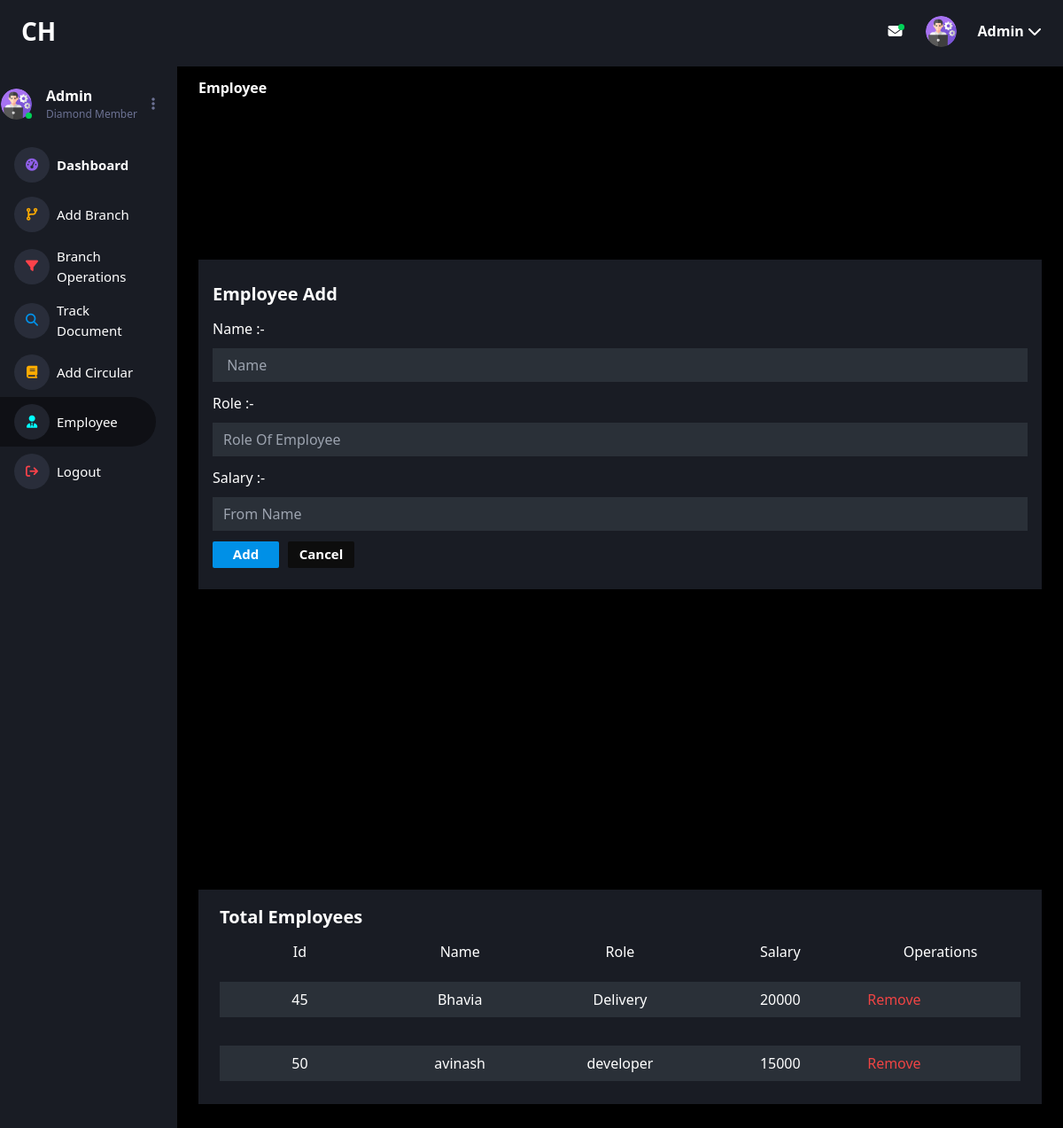
Page /components/admin_employee.php on the committed database.
### tables this page shows
CREATE TABLE `admin_employee` (
  `ae_id` int(11) NOT NULL,
  `ae_name` varchar(200) NOT NULL,
  `ae_role` varchar(200) NOT NULL,
  `ae_salary` int(200) NOT NULL
);

### controller/select_admin_employee.php (called while the page is built)
<?php
include '../connection/conn.php';
$query = "SELECT * FROM `admin_employee`";
$select = mysqli_query($con, $query);
?>

### components/admin_employee.php (the view, shortened to what this page needs)
<?php include('../Html/html_start.php'); ?>
<link rel="stylesheet" href="../Assets/Css/branch_dashboard.css">
<nav class="flex items-center fixed w-full">
    <div class="h-[70px] w-full bg-[#191c24] flex items-center px-6">
        <div class="flex justify-start items-center w-full">
            <span class="text-[28px] text-white font-semibold">CH</span>
        </div>
        <div class="flex justify-end w-full items-center space-x-6">
            <span><i class="fa-solid fa-envelope text-white h-[16px] w-[18px] envelopnoti"></i></span>
            <span class="h-[35px] w-[35px] rounded-full" id="profile">
                <img src="../Assets/Images/admin.png" alt="profilepage" class="rounded-full cursor-pointer" />
            </span>
            <span class="flex font-semibold text-white hidden lg:block cursor-pointer" id="profilestring">
                Admin
                <span><i class="fa-solid fa-chevron-down"></i></span>
            </span>
        </div>
    </div>
</nav>
<div class="lg:flex lg:items-start bg-[#191c24]">
    <div class="hidden lg:block lg:w-1/5 lg:grid lg:justify-center">
        <div class="grid items-center">
            <div class="grid items-center h-full bg-[#191c24]  justify-center pr-6 ">
                <div class="flex items-center  justify-center space-x-4   pt-[80px]">
                    <div class="flex items-center imagenoti">
                        <img src="../Assets/Images/admin.png" alt="" class="h-[35px] w-[35px] rounded-full ">
                    </div>
                    <div class="grid justify-center items-center py-4">
                        <span class="text-[16px] font-semibold text-white">Admin</span>
                        <span class="text-[12px] text-[#6C7293]">Diamond Member</span>
                    </div>
                    <div>
                        <span><i class="fa-solid fa-ellipsis-vertical text-[#6C7293]"></i></span>
                    </div>
                </div>
                <div class="grid items-start py-1">
                    <a href="../Dashboard/admin_dashboard.php" class="flex">
                        <div class="flex items-center w-full space-x-2 py-2 rounded-r-full px-4">
                            <div class="flex justify-center p-[20px] items-center h-[31px] w-[31px] bg-[rgba(108,114,147,0.2)] rounded-full">
                                <i class="fa-solid fa-gauge-high fa-sm text-[#8f5fe8] text-center"></i>
                            </div>
                            <div class="flex items-center">
                                <span class="text-white font-semibold text-[15px]">Dashboard</span>
                            </div>
                        </div>
                    </a>
                    <a href="../components/admin_addbranch.php" class="flex">
                        <div class="flex items-center w-full space-x-2 py-2 rounded-r-full px-4">
                            <div class="flex justify-center p-[20px]  items-center  h-[31px] w-[31px] bg-[rgba(108,114,147,0.2)] rounded-full">
                                <i class="fa-solid fa-code-branch fa-sm text-[#ffab00]  "></i>
                            </div>
                            <div class="flex items-center">
                                <span class="text-white text-[15px] text-[#6C7293]">Add Branch</span>
                            </div>
                        </div>
                    </a>
                    <a href="../components/admin_branchoperations.php" class="flex">
                        <div class="flex items-center w-full space-x-2  py-2 rounded-r-full px-4">
                            <div class="flex justify-center p-[20px] items-center h-[31px] w-[31px] bg-[rgba(108,114,147,0.2)] rounded-full">
                                <i class="fa-solid fa-filter fa-sm text-[#fc424a] text-center"></i>
                            </div>
                            <div class="flex items-center">
                                <span class="text-white  text-[15px]">Branch Operations</span>
                            </div>
                        </div>
                    </a>
                    <a href="../components/admin_trackdocument.php" class="flex">
                        <div class="flex items-center w-full space-x-2  py-2 rounded-r-full px-4">
                            <div class="flex justify-center p-[20px] items-center h-[31px] w-[31px] bg-[rgba(108,114,147,0.2)] rounded-full">
                                <i class="fa-solid fa-magnifying-glass fa-sm text-[#0090e7] text-center"></i>
                            </div>
                            <div class="flex items-center">
                                <span class="text-white  text-[15px]">Track Document</span>
                            </div>
                        </div>
                    </a>
                    <a href="../components/admin_addcircular.php" class="flex">
                        <div class="flex items-center w-full space-x-2  py-2 rounded-r-full px-4">
                            <div class="flex justify-center p-[20px] items-center h-[31px] w-[31px] bg-[rgba(108,114,147,0.2)] rounded-full">
                                <i class="fa-solid fa-book fa-sm text-[#ffab00] text-center"></i>
                            </div>
                            <div class="flex items-center">
                                <span class="text-white  text-[15px]">Add Circular</span>
                            </div>
                        </div>
                    </a>
                    <a href="../components/admin_employee.php" class="flex">
                        <div class="flex items-center w-full space-x-2 bg-[#0F1015]  py-2 rounded-r-full px-4">
                            <div class="flex justify-center p-[20px] items-center h-[31px] w-[31px] bg-[rgba(108,114,147,0.2)] rounded-full">
                                <i class="fa-solid fa-user-tie fa-sm text-[#00ffff] text-center"></i>
                            </div>
                            <div class="flex items-center">
                                <span class="text-white  text-[15px]">Employee</span>
                            </div>
                        </div>
                    </a>
                    <a href="../index.php" class="flex">
                        <div class="flex items-center w-full space-x-2  py-2 rounded-r-full px-4">
                            <div class="flex justify-center p-[20px] items-center h-[31px] w-[31px] bg-[rgba(108,114,147,0.2)] rounded-full">
                                <i class="fa-solid fa-arrow-right-from-bracket fa-sm text-[#fc424a] text-center"></i>
                            </div>
                            <div class="flex items-center">
                                <span class="text-white  text-[15px]">Logout</span>
                            </div>
                        </div>
                    </a>
                </div>
            </div>
        </div>
    </div>
    <div class="w-4/5 w-full grid items-center  pt-[75px]">
        <div class="bg-[#000000]  grid items-center px-6 py-3 ">
            <p class="text-white font-semibold">Employee</p>
            <div class="grid items-center h-screen xl:grid-cols-2 xl:py-3 xl:gap-6 xl:items-start">
                <form action="../controller/insert_admin_employee.php" method="post">
                    <div class="grid items-center my-6 px-4 py-6 bg-[#191C24] xl:my-0">
                        <div class="grid items-center space-y-3">
                            <p class="text-white font-semibold text-[20px]">Employee Add</p>
                            <div class="grid items-center text-white space-y-2.5">
                                <label for="">Name :-</label>
                                <input type="text" name="employee_name" required placeholder=" Name" class="h-[38px] bg-[#2A3038] px-3">
                            </div>
                            <div class="grid items-center text-white space-y-2.5">
                                <label for="">Role :-</label>
                                <input type="text" name="employee_role" required placeholder="Role Of Employee" class="h-[38px] bg-[#2A3038] px-3">
                            </div>
                            <div class="grid items-center text-white space-y-2.5">
                                <label for="">Salary :-</label>
                                <input type="number" name="employee_salary" required placeholder="From Name" class="h-[38px] bg-[#2A3038] px-3">
                            </div>
                            <div class="flex items-center text-white space-x-2.5 font-semibold">
                                <div class="">
                                    <a href="">
                                        <button class="bg-[#0090e7] h-[30px] w-[75px] text-[15px] rounded-sm">Add</button>
                                    </a>
                                </div>
                                <div class="">
                                    <a href="">
                                        <button type="submit" class="bg-[#0D0D0D] h-[30px]  w-[75px] text-[15px] rounded-sm">Cancel</button>
                                    </a>
                                </div>
                            </div>
                        </div>
                    </div>
                </form>
                <?php include '../controller/select_admin_employee.php'; ?>
                <div class="grid items-center  px-6 py-4 bg-[#191C24]">
                    <div class="grid items-center space-y-3">
                        <p class="text-white font-semibold text-[20px]">Total Employees</p>
                        <div class="flex items-center justify-between">
                            <div class="text-white w-full text-center">
                                <span>Id</span>
                            </div>
                            <div class="text-white w-full text-center">
                                <span>Name</span>
                            </div>
                            <div class="text-white w-full text-center">
                                <span>Role</span>
                            </div>
                            <div class="text-white w-full text-center">
                                <span>Salary</span>
                            </div>
                            <div class="text-white w-full text-center">
                                <span>Operations</span>
                            </div>
                        </div>
                        <?php foreach ($select as $row) : ?>
                            <div class="grid items-center space-y-2 py-2.5">
                                <div class="flex  items-center bg-[#2A3038] justify-between ">
                                    <div class="text-white w-full  text-center  ">
                                        <span><?= $row['ae_id'] ?></span>
                                    </div>
                                    <div class="text-white w-full text-center ">
                                        <span><?= $row['ae_name'] ?></span>
                                    </div>
                                    <div class="text-white w-full  text-center ">
                                        <span><?= $row['ae_role'] ?></span>
                                    </div>
                                    <div class="text-white w-full  text-center ">
                                        <span><?= $row['ae_salary'] ?></span>
                                    </div>
                                    <div class="flex items-center text-white w-full  text-center ">
                                        <a href="../controller/delete_branch_employee.php?delete=<?= $row['ae_id'] ?>" class="h-[40px] text-red-500 px-2 flex items-center">
                                            <span>Remove</span>
                                        </a>
                                    </div>
                                </div>
                            </div>
                        <?php endforeach; ?>
                    </div>
                </div>
            </div>
        </div>
    </div>
</div>

### Assets/Css/branch_dashboard.css (style rules this page uses)
* { padding: 0; margin: 0; box-sizing: border-box; scroll-behavior: smooth; }
.envelopnoti::after { content: ""; position: absolute; margin-left: -5px; height: 7px; width: 7px; border-radius: 100%; background-color: #00D258; }
.imagenoti::after { content: ""; margin-left: -7px; margin-top: 27px; height: 7px; width: 7px; border-radius: 100%; background-color: #00D258; }

### rows in the picture
admin_employee: ae_id "45", ae_name "Bhavia", ae_role "Delivery", ae_salary "20000"
admin_employee: ae_id "50", ae_name "avinash", ae_role "developer", ae_salary "15000"
